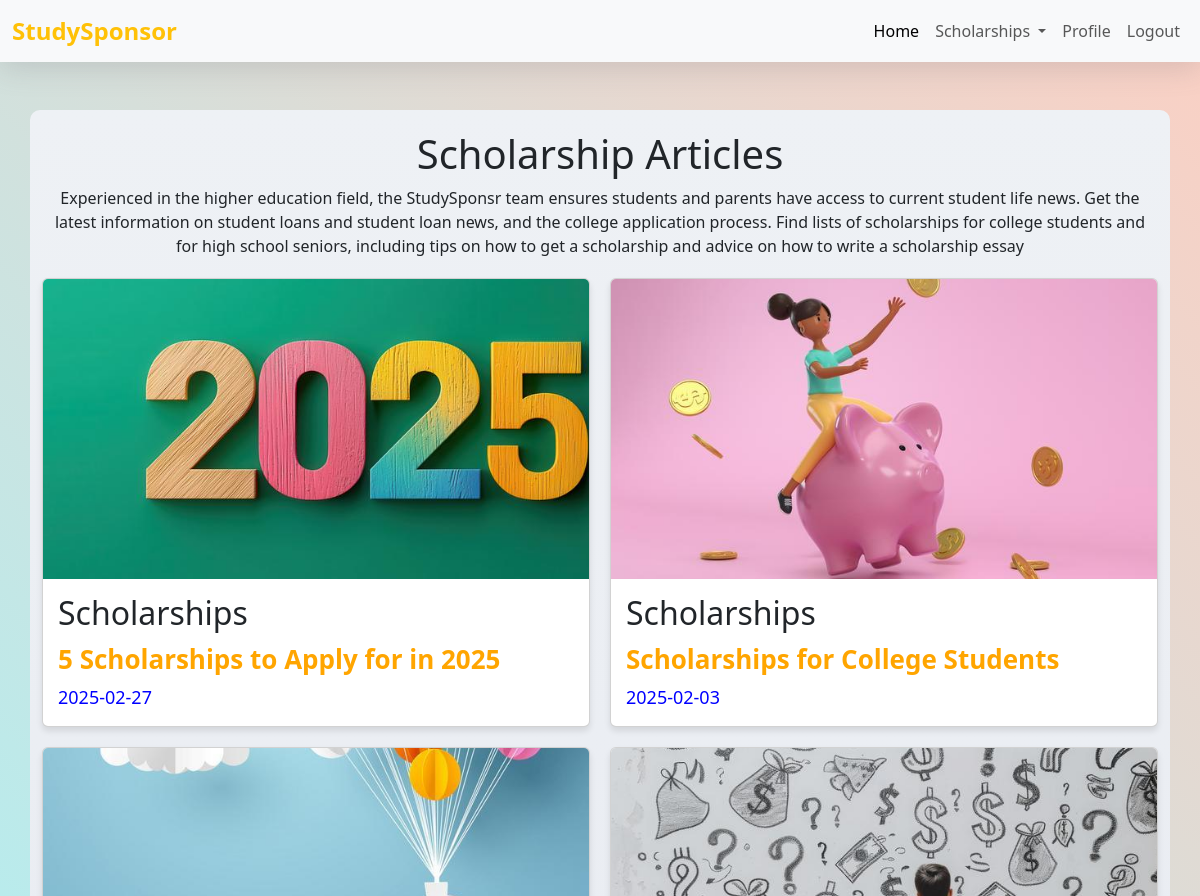
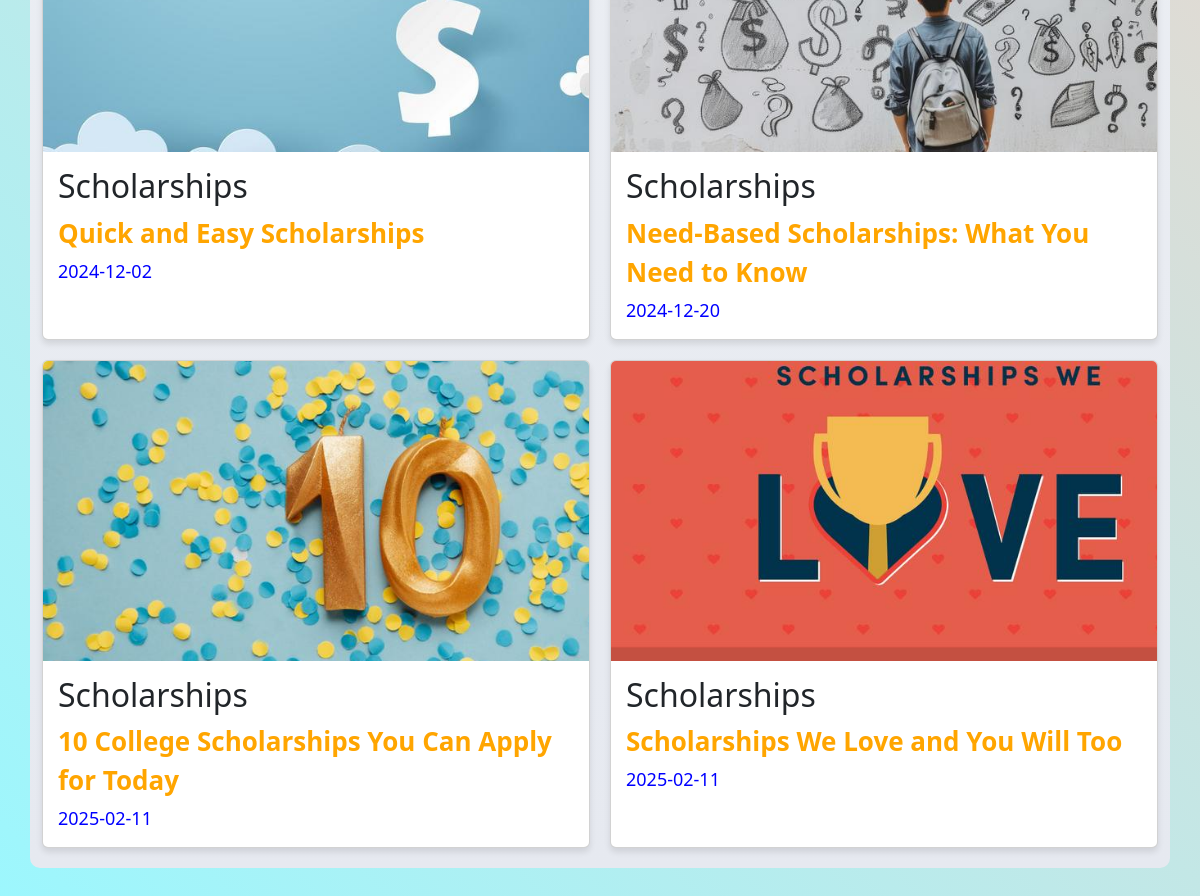
Page /Parents/articles.php on the committed database (2 pictures, top to bottom).
### tables this page shows
CREATE TABLE `articals` (
  `id` int(11) NOT NULL,
  `image` varchar(255) NOT NULL,
  `name` varchar(255) NOT NULL,
  `scholarship_title` varchar(255) NOT NULL,
  `date` varchar(255) NOT NULL,
  `Category_name` varchar(255) NOT NULL,
  `detailed_scholarships` varchar(255) NOT NULL
);

### Parents/articles.php (the view, shortened to what this page needs)
<?php
$host = 'localhost';
$username = 'root';
$password = '';
$database = 'scholarship';
$conn = new mysqli($host, $username, $password, $database);
$sql = "SELECT * FROM articals";
$result = $conn->query($sql);
?>
<!DOCTYPE html>
<html lang="en">
<head>
    <link rel="stylesheet" href="bootstrap/css/bootstrap.min.css">
    <link rel="stylesheet" href="https://cdnjs.cloudflare.com/ajax/libs/bootstrap/5.3.0/css/bootstrap.min.css">
    <link rel="stylesheet" href="https://cdnjs.cloudflare.com/ajax/libs/font-awesome/6.4.2/css/all.min.css">
</head>
<body>
<?php include('navbar.php'); ?>
    <section class="section-articles">
    <div class="container">
        <h1>Scholarship Articles</h1>
        <p>Experienced in the higher education field, the StudySponsr team ensures students and parents have access to current student life news. Get the latest information on student loans and student loan news, and the college application process. Find lists of scholarships for college students and for high school seniors, including tips on how to get a scholarship and advice on how to write a scholarship essay</p>
        <div class="articles">
            <?php if ($result->num_rows > 0) { ?>
                <?php while ($row = $result->fetch_assoc()) { ?>
                    <div class="card">
                        <img src="<?php echo htmlspecialchars($row['image']); ?>" alt="<?php echo htmlspecialchars($row['name']); ?>">
                        <div class="card-content">
                            <h2><?php echo htmlspecialchars($row['name']); ?></a></h2>
                            <a href="categoryname.php?category=<?php echo urlencode($row['scholarship_title']); ?>"
                                style="text-decoration: none; color: inherit;">
                                <div class="category" style="margin-bottom:5px">
                                    <?php echo htmlspecialchars($row['scholarship_title']); ?>
                                </div>
                            </a>
                            <div class="date"><?php echo htmlspecialchars($row['date']); ?></div>
                        </div>
                    </div>
                <?php } ?>
            <?php } else { ?>
                <h2 class="text-center mb-4">No Articles Available</h2>
                <p class="text-center">Currently, there are no articles available. Please check back later.</p>
            <?php } ?>
        </div>
    </div>
    </section>
</body>
</html>

### Parents/articles.php (style rules this page uses)
body { font-family: Arial, sans-serif; background-image: linear-gradient(45deg,rgb(154, 248, 255) 0%, #fad0c4 99%, #fad0c4 100%); margin: 0; padding: 20px; }
.container { max-width: 1300px; background-image: linear-gradient(to top, #e6e9f0 0%, #eef1f5 100%); margin: auto; text-align: center; padding: 20px; border-radius: 10px; }
.articles { display: grid; grid-template-columns: repeat(2, 1fr); gap: 20px; margin-top: 20px; }
.card { background: white; border-radius: 10px; overflow: hidden; box-shadow: 0px 4px 6px rgba(0, 0, 0, 0.1); text-align: left; }
.card img { width: 120%; height: 300px; object-fit: cover; }
.card-content { padding: 15px; font-size: 26px; }
.category { color: orange; font-weight: bold; }
h2 { font-size: 25px; margin: 10px 0; }
.date { color: blue; font-size: 18px; }
.section-articles { padding: 90px 0px; }

### rows in the picture
articals: image (picture), name "Scholarships", scholarship_title "5 Scholarships to Apply for in 2025", date "2025-02-27"
articals: image (picture), name "Scholarships", scholarship_title "Scholarships for College Students", date "2025-02-03"
articals: image (picture), name "Scholarships", scholarship_title "Quick and Easy Scholarships", date "2024-12-02"
articals: image (picture), name "Scholarships", scholarship_title "Need-Based Scholarships: What You Need to Know", date "2024-12-20"
articals: image (picture), name "Scholarships", scholarship_title "10 College Scholarships You Can Apply for Today", date "2025-02-11"
articals: image (picture), name "Scholarships", scholarship_title "Scholarships We Love and You Will Too", date "2025-02-11"
